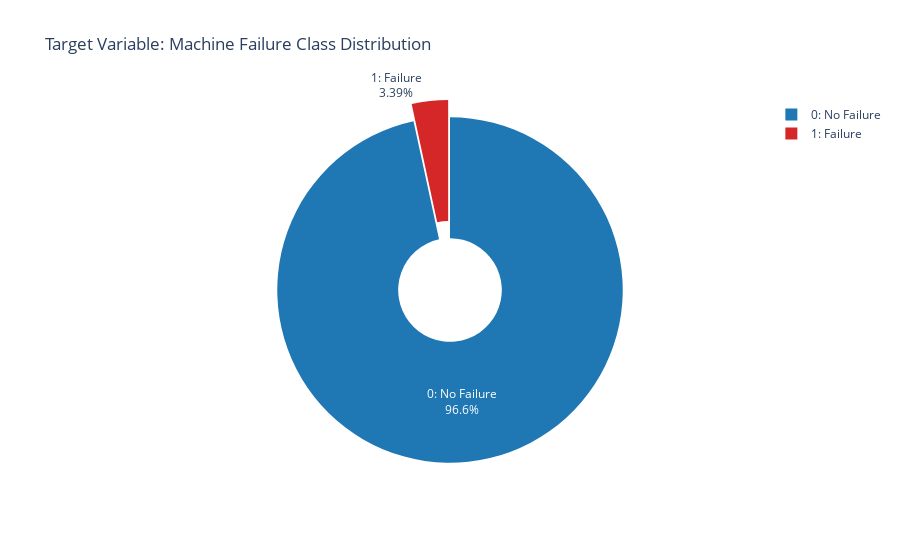
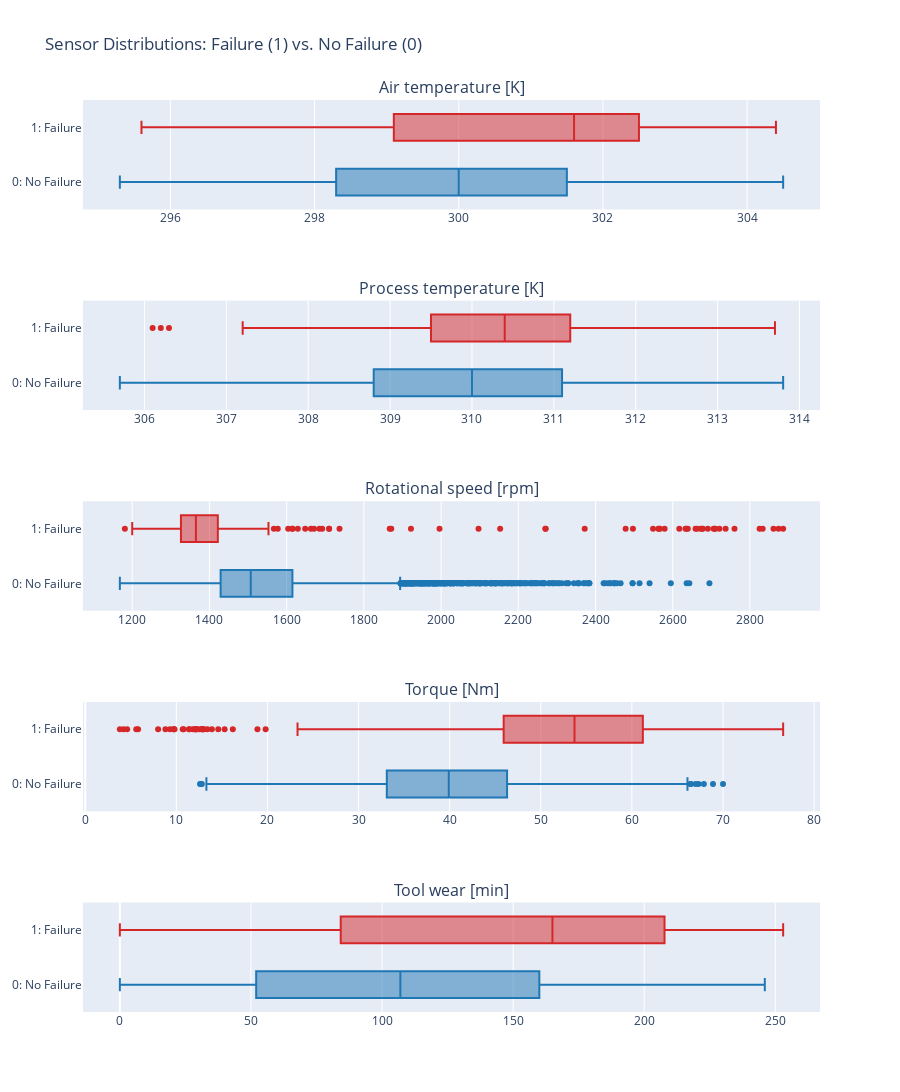
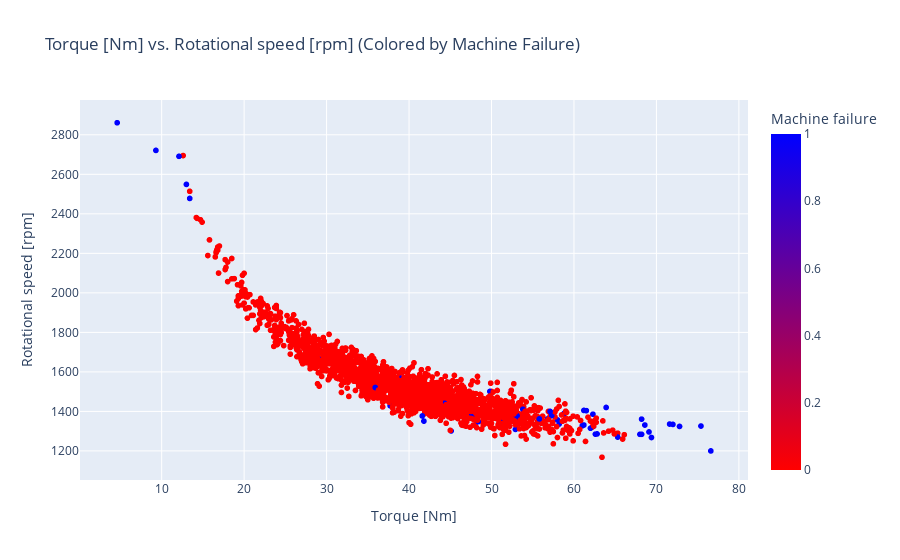
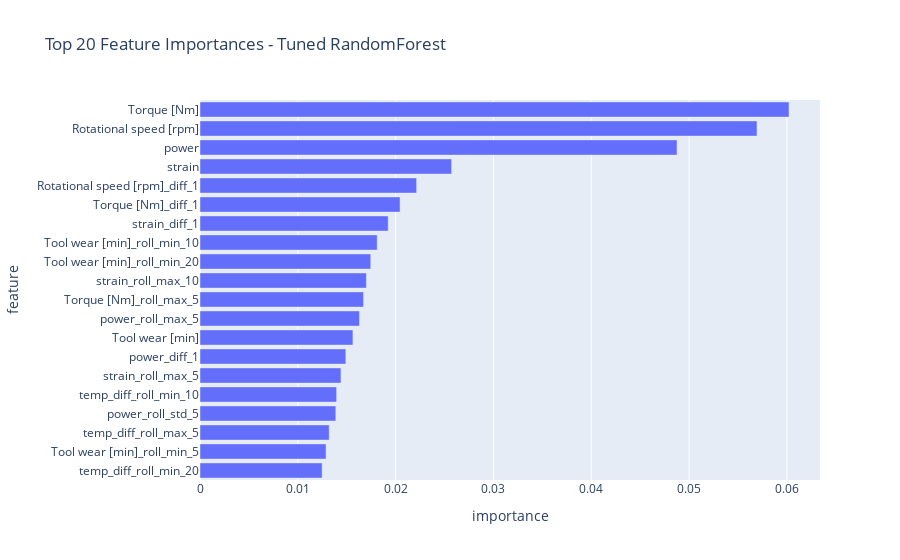

Write notebook code for charts like these, in order.
### Code cell
if __name__ == "__main__":
    run_maintenance_pipeline()

### Figure 1 — Plotly figure (JSON) as saved in the notebook; plotly's stock layout.template omitted (floating-point values rounded to 4 significant figures)
{"data": [{"domain": {"x": [0, 1], "y": [0, 1]}, "hole": 0.3, "hovertemplate": "label=%{label}<br>value=%{value}<extra></extra>", "labels": ["0: No Failure", "1: Failure"], "legendgroup": "", "name": "", "pull": [0, 0.1], "showlegend": true, "textinfo": "percent+label", "type": "pie", "values": [9661, 339]}], "layout": {"legend": {"tracegroupgap": 0}, "piecolorway": ["#1f77b4", "#d62728"], "title": {"text": "Target Variable: Machine Failure Class Distribution"}}}

### Figure 2 — Plotly figure (JSON) as saved in the notebook; plotly's stock layout.template omitted (floating-point values rounded to 4 significant figures; data arrays with more than 128 entries replaced by an {"elided": "..."} marker saying what was removed)
{"data": [{"marker": {"color": "#1f77b4"}, "name": "0: No Failure", "type": "box", "x": {"elided": "9661 float values"}, "xaxis": "x", "yaxis": "y"}, {"marker": {"color": "#d62728"}, "name": "1: Failure", "type": "box", "x": {"elided": "339 float values"}, "xaxis": "x", "yaxis": "y"}, {"marker": {"color": "#1f77b4"}, "name": "0: No Failure", "type": "box", "x": {"elided": "9661 float values"}, "xaxis": "x2", "yaxis": "y2"}, {"marker": {"color": "#d62728"}, "name": "1: Failure", "type": "box", "x": {"elided": "339 float values"}, "xaxis": "x2", "yaxis": "y2"}, {"marker": {"color": "#1f77b4"}, "name": "0: No Failure", "type": "box", "x": {"elided": "9661 int values"}, "xaxis": "x3", "yaxis": "y3"}, {"marker": {"color": "#d62728"}, "name": "1: Failure", "type": "box", "x": {"elided": "339 int values"}, "xaxis": "x3", "yaxis": "y3"}, {"marker": {"color": "#1f77b4"}, "name": "0: No Failure", "type": "box", "x": {"elided": "9661 float values"}, "xaxis": "x4", "yaxis": "y4"}, {"marker": {"color": "#d62728"}, "name": "1: Failure", "type": "box", "x": {"elided": "339 float values"}, "xaxis": "x4", "yaxis": "y4"}, {"marker": {"color": "#1f77b4"}, "name": "0: No Failure", "type": "box", "x": {"elided": "9661 int values"}, "xaxis": "x5", "yaxis": "y5"}, {"marker": {"color": "#d62728"}, "name": "1: Failure", "type": "box", "x": {"elided": "339 int values"}, "xaxis": "x5", "yaxis": "y5"}], "layout": {"annotations": [{"font": {"size": 16}, "showarrow": false, "text": "Air temperature [K]", "x": 0.5, "xanchor": "center", "xref": "paper", "y": 1, "yanchor": "bottom", "yref": "paper"}, {"font": {"size": 16}, "showarrow": false, "text": "Process temperature [K]", "x": 0.5, "xanchor": "center", "xref": "paper", "y": 0.78, "yanchor": "bottom", "yref": "paper"}, {"font": {"size": 16}, "showarrow": false, "text": "Rotational speed [rpm]", "x": 0.5, "xanchor": "center", "xref": "paper", "y": 0.56, "yanchor": "bottom", "yref": "paper"}, {"font": {"size": 16}, "showarrow": false, "text": "Torque [Nm]", "x": 0.5, "xanchor": "center", "xref": "paper", "y": 0.34, "yanchor": "bottom", "yref": "paper"}, {"font": {"size": 16}, "showarrow": false, "text": "Tool wear [min]", "x": 0.5, "xanchor": "center", "xref": "paper", "y": 0.12, "yanchor": "bottom", "yref": "paper"}], "height": 1200, "showlegend": false, "title": {"text": "Sensor Distributions: Failure (1) vs. No Failure (0)"}, "width": 900, "xaxis": {"anchor": "y", "domain": [0, 1]}, "xaxis2": {"anchor": "y2", "domain": [0, 1]}, "xaxis3": {"anchor": "y3", "domain": [0, 1]}, "xaxis4": {"anchor": "y4", "domain": [0, 1]}, "xaxis5": {"anchor": "y5", "domain": [0, 1]}, "yaxis": {"anchor": "x", "domain": [0.88, 1]}, "yaxis2": {"anchor": "x2", "domain": [0.66, 0.78]}, "yaxis3": {"anchor": "x3", "domain": [0.44, 0.56]}, "yaxis4": {"anchor": "x4", "domain": [0.22, 0.34]}, "yaxis5": {"anchor": "x5", "domain": [0, 0.12]}}}

### Figure 3 — Plotly figure (JSON) as saved in the notebook; plotly's stock layout.template omitted (floating-point values rounded to 4 significant figures; data arrays with more than 128 entries replaced by an {"elided": "..."} marker saying what was removed)
{"data": [{"hovertemplate": "Torque [Nm]=%{x}<br>Rotational speed [rpm]=%{y}<br>Machine failure=%{marker.color}<extra></extra>", "legendgroup": "", "marker": {"color": {"elided": "2000 int values"}, "coloraxis": "coloraxis", "symbol": "circle"}, "mode": "markers", "name": "", "showlegend": false, "type": "scattergl", "x": {"elided": "2000 float values"}, "xaxis": "x", "y": {"elided": "2000 int values"}, "yaxis": "y"}], "layout": {"coloraxis": {"colorbar": {"title": {"text": "Machine failure"}}, "colorscale": [[0, "rgb(255,0,0)"], [1, "rgb(0,0,255)"]]}, "legend": {"tracegroupgap": 0}, "title": {"text": "Torque [Nm] vs. Rotational speed [rpm] (Colored by Machine Failure)"}, "xaxis": {"anchor": "y", "domain": [0, 1], "title": {"text": "Torque [Nm]"}}, "yaxis": {"anchor": "x", "domain": [0, 1], "title": {"text": "Rotational speed [rpm]"}}}}

### Figure 4 — Plotly figure (JSON) as saved in the notebook; plotly's stock layout.template omitted (floating-point values rounded to 4 significant figures)
{"data": [{"alignmentgroup": "True", "hovertemplate": "importance=%{x}<br>feature=%{y}<extra></extra>", "legendgroup": "", "marker": {"color": "#636efa", "pattern": {"shape": ""}}, "name": "", "offsetgroup": "", "orientation": "h", "showlegend": false, "textposition": "auto", "type": "bar", "x": [0.06021, 0.05694, 0.04877, 0.02572, 0.02215, 0.02045, 0.01924, 0.01811, 0.01746, 0.01701, 0.01672, 0.01631, 0.01564, 0.01491, 0.01441, 0.01397, 0.01388, 0.01321, 0.01289, 0.01249], "xaxis": "x", "y": ["Torque [Nm]", "Rotational speed [rpm]", "power", "strain", "Rotational speed [rpm]_diff_1", "Torque [Nm]_diff_1", "strain_diff_1", "Tool wear [min]_roll_min_10", "Tool wear [min]_roll_min_20", "strain_roll_max_10", "Torque [Nm]_roll_max_5", "power_roll_max_5", "Tool wear [min]", "power_diff_1", "strain_roll_max_5", "temp_diff_roll_min_10", "power_roll_std_5", "temp_diff_roll_max_5", "Tool wear [min]_roll_min_5", "temp_diff_roll_min_20"], "yaxis": "y"}], "layout": {"barmode": "relative", "legend": {"tracegroupgap": 0}, "title": {"text": "Top 20 Feature Importances - Tuned RandomForest"}, "xaxis": {"anchor": "y", "domain": [0, 1], "title": {"text": "importance"}}, "yaxis": {"anchor": "x", "categoryorder": "total ascending", "domain": [0, 1], "title": {"text": "feature"}}}}
